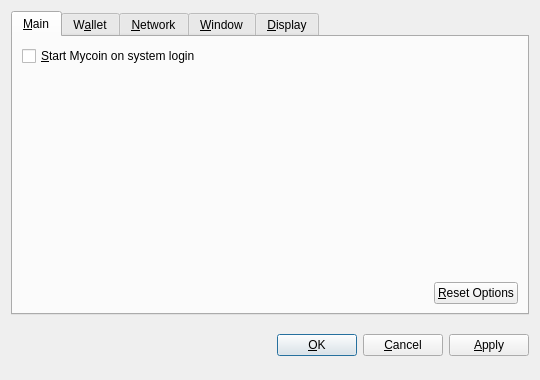
<?xml version="1.0" encoding="UTF-8"?>
<ui version="4.0">
 <class>OptionsDialog</class>
 <widget class="QDialog" name="OptionsDialog">
  <property name="geometry">
   <rect>
    <x>0</x>
    <y>0</y>
    <width>540</width>
    <height>380</height>
   </rect>
  </property>
  <property name="windowTitle">
   <string>Options</string>
  </property>
  <property name="modal">
   <bool>true</bool>
  </property>
  <layout class="QVBoxLayout" name="verticalLayout">
   <item>
    <widget class="QTabWidget" name="tabWidget">
     <property name="tabPosition">
      <enum>QTabWidget::North</enum>
     </property>
     <property name="currentIndex">
      <number>0</number>
     </property>
     <widget class="QWidget" name="tabMain">
      <attribute name="title">
       <string>&amp;Main</string>
      </attribute>
      <layout class="QVBoxLayout" name="verticalLayout_Main">
       <item>
        <widget class="QCheckBox" name="bitcoinAtStartup">
         <property name="toolTip">
          <string>Automatically start Mycoin after logging in to the system.</string>
         </property>
         <property name="text">
          <string>&amp;Start Mycoin on system login</string>
         </property>
        </widget>
       </item>
       <item>
        <spacer name="verticalSpacer_Main">
         <property name="orientation">
          <enum>Qt::Vertical</enum>
         </property>
         <property name="sizeHint" stdset="0">
          <size>
           <width>20</width>
           <height>40</height>
          </size>
         </property>
        </spacer>
       </item>
       <item>
        <layout class="QHBoxLayout" name="horizontalLayout_2_Main">
         <item>
          <spacer name="horizontalSpacer_2_Main">
           <property name="orientation">
            <enum>Qt::Horizontal</enum>
           </property>
           <property name="sizeHint" stdset="0">
            <size>
             <width>40</width>
             <height>20</height>
            </size>
           </property>
          </spacer>
         </item>
         <item>
          <widget class="QPushButton" name="resetButton">
           <property name="toolTip">
            <string>Reset all client options to default.</string>
           </property>
           <property name="text">
            <string>&amp;Reset Options</string>
           </property>
           <property name="autoDefault">
            <bool>false</bool>
           </property>
          </widget>
         </item>
        </layout>
       </item>
      </layout>
     </widget>
     <widget class="QWidget" name="tabWallet">
      <attribute name="title">
       <string>W&amp;allet</string>
      </attribute>
      <layout class="QVBoxLayout" name="verticalLayout_Network">
       <item>
        <widget class="QLabel" name="transactionFeeInfoLabel">
         <property name="text">
          <string>Optional transaction fee per kB that helps make sure your transactions are processed quickly. Most transactions are 1 kB.</string>
         </property>
         <property name="textFormat">
          <enum>Qt::PlainText</enum>
         </property>
         <property name="wordWrap">
          <bool>true</bool>
         </property>
        </widget>
       </item>
       <item>
        <layout class="QHBoxLayout" name="horizontalLayout_1_Main">
         <item>
          <widget class="QLabel" name="transactionFeeLabel">
           <property name="text">
            <string>Pay transaction &amp;fee</string>
           </property>
           <property name="textFormat">
            <enum>Qt::PlainText</enum>
           </property>
           <property name="buddy">
            <cstring>transactionFee</cstring>
           </property>
          </widget>
         </item>
         <item>
          <widget class="BitcoinAmountField" name="transactionFee"/>
         </item>
         <item>
          <spacer name="horizontalSpacer_1_Main">
           <property name="orientation">
            <enum>Qt::Horizontal</enum>
           </property>
           <property name="sizeHint" stdset="0">
            <size>
             <width>40</width>
             <height>20</height>
            </size>
           </property>
          </spacer>
         </item>
        </layout>
       </item>
       <item>
        <widget class="QLabel" name="label">
         <property name="text">
          <string>If you disable the spending of unconfirmed change, the change from a transaction cannot be used until that transaction has at least one confirmation. This also affects how your balance is computed.</string>
         </property>
         <property name="wordWrap">
          <bool>true</bool>
         </property>
        </widget>
       </item>
       <item>
        <widget class="QCheckBox" name="spendZeroConfChange">
         <property name="text">
          <string>Spend unconfirmed change  (experts only)</string>
         </property>
        </widget>
       </item>
       <item>
        <spacer name="verticalSpacer">
         <property name="orientation">
          <enum>Qt::Vertical</enum>
         </property>
         <property name="sizeHint" stdset="0">
          <size>
           <width>20</width>
           <height>40</height>
          </size>
         </property>
        </spacer>
       </item>
      </layout>
     </widget>
     <widget class="QWidget" name="tabNetwork">
      <attribute name="title">
       <string>&amp;Network</string>
      </attribute>
      <layout class="QVBoxLayout" name="verticalLayout_Network">
       <item>
        <widget class="QCheckBox" name="mapPortUpnp">
         <property name="toolTip">
          <string>Automatically open the Mycoin client port on the router. This only works when your router supports UPnP and it is enabled.</string>
         </property>
         <property name="text">
          <string>Map port using &amp;UPnP</string>
         </property>
        </widget>
       </item>
       <item>
        <widget class="QCheckBox" name="connectSocks">
         <property name="toolTip">
          <string>Connect to the Mycoin network through a SOCKS proxy (e.g. when connecting through Tor).</string>
         </property>
         <property name="text">
          <string>&amp;Connect through SOCKS proxy:</string>
         </property>
        </widget>
       </item>
       <item>
        <layout class="QHBoxLayout" name="horizontalLayout_Network">
         <item>
          <widget class="QLabel" name="proxyIpLabel">
           <property name="text">
            <string>Proxy &amp;IP:</string>
           </property>
           <property name="textFormat">
            <enum>Qt::PlainText</enum>
           </property>
           <property name="buddy">
            <cstring>proxyIp</cstring>
           </property>
          </widget>
         </item>
         <item>
          <widget class="QValidatedLineEdit" name="proxyIp">
           <property name="maximumSize">
            <size>
             <width>140</width>
             <height>16777215</height>
            </size>
           </property>
           <property name="toolTip">
            <string>IP address of the proxy (e.g. 127.0.0.1)</string>
           </property>
          </widget>
         </item>
         <item>
          <widget class="QLabel" name="proxyPortLabel">
           <property name="text">
            <string>&amp;Port:</string>
           </property>
           <property name="textFormat">
            <enum>Qt::PlainText</enum>
           </property>
           <property name="buddy">
            <cstring>proxyPort</cstring>
           </property>
          </widget>
         </item>
         <item>
          <widget class="QLineEdit" name="proxyPort">
           <property name="maximumSize">
            <size>
             <width>55</width>
             <height>16777215</height>
            </size>
           </property>
           <property name="toolTip">
            <string>Port of the proxy (e.g. 9050)</string>
           </property>
          </widget>
         </item>
         <item>
          <widget class="QLabel" name="socksVersionLabel">
           <property name="text">
            <string>SOCKS &amp;Version:</string>
           </property>
           <property name="textFormat">
            <enum>Qt::PlainText</enum>
           </property>
           <property name="buddy">
            <cstring>socksVersion</cstring>
           </property>
          </widget>
         </item>
         <item>
          <widget class="QValueComboBox" name="socksVersion">
           <property name="toolTip">
            <string>SOCKS version of the proxy (e.g. 5)</string>
           </property>
          </widget>
         </item>
         <item>
          <spacer name="horizontalSpacer_Network">
           <property name="orientation">
            <enum>Qt::Horizontal</enum>
           </property>
           <property name="sizeHint" stdset="0">
            <size>
             <width>40</width>
             <height>20</height>
            </size>
           </property>
          </spacer>
         </item>
        </layout>
       </item>
       <item>
        <spacer name="verticalSpacer_Network">
         <property name="orientation">
          <enum>Qt::Vertical</enum>
         </property>
         <property name="sizeHint" stdset="0">
          <size>
           <width>20</width>
           <height>40</height>
          </size>
         </property>
        </spacer>
       </item>
      </layout>
     </widget>
     <widget class="QWidget" name="tabWindow">
      <attribute name="title">
       <string>&amp;Window</string>
      </attribute>
      <layout class="QVBoxLayout" name="verticalLayout_Window">
       <item>
        <widget class="QCheckBox" name="minimizeToTray">
         <property name="toolTip">
          <string>Show only a tray icon after minimizing the window.</string>
         </property>
         <property name="text">
          <string>&amp;Minimize to the tray instead of the taskbar</string>
         </property>
        </widget>
       </item>
       <item>
        <widget class="QCheckBox" name="minimizeOnClose">
         <property name="toolTip">
          <string>Minimize instead of exit the application when the window is closed. When this option is enabled, the application will be closed only after selecting Quit in the menu.</string>
         </property>
         <property name="text">
          <string>M&amp;inimize on close</string>
         </property>
        </widget>
       </item>
       <item>
        <spacer name="verticalSpacer_Window">
         <property name="orientation">
          <enum>Qt::Vertical</enum>
         </property>
         <property name="sizeHint" stdset="0">
          <size>
           <width>20</width>
           <height>40</height>
          </size>
         </property>
        </spacer>
       </item>
      </layout>
     </widget>
     <widget class="QWidget" name="tabDisplay">
      <attribute name="title">
       <string>&amp;Display</string>
      </attribute>
      <layout class="QVBoxLayout" name="verticalLayout_Display">
       <item>
        <layout class="QHBoxLayout" name="horizontalLayout_1_Display">
         <item>
          <widget class="QLabel" name="langLabel">
           <property name="text">
            <string>User Interface &amp;language:</string>
           </property>
           <property name="textFormat">
            <enum>Qt::PlainText</enum>
           </property>
           <property name="buddy">
            <cstring>lang</cstring>
           </property>
          </widget>
         </item>
         <item>
          <widget class="QValueComboBox" name="lang">
           <property name="toolTip">
            <string>The user interface language can be set here. This setting will take effect after restarting Mycoin.</string>
           </property>
          </widget>
         </item>
        </layout>
       </item>
       <item>
        <layout class="QHBoxLayout" name="horizontalLayout_2_Display">
         <item>
          <widget class="QLabel" name="unitLabel">
           <property name="text">
            <string>&amp;Unit to show amounts in:</string>
           </property>
           <property name="textFormat">
            <enum>Qt::PlainText</enum>
           </property>
           <property name="buddy">
            <cstring>unit</cstring>
           </property>
          </widget>
         </item>
         <item>
          <widget class="QValueComboBox" name="unit">
           <property name="toolTip">
            <string>Choose the default subdivision unit to show in the interface and when sending coins.</string>
           </property>
          </widget>
         </item>
        </layout>
       </item>
       <item>
        <widget class="QCheckBox" name="displayAddresses">
         <property name="toolTip">
          <string>Whether to show Mycoin addresses in the transaction list or not.</string>
         </property>
         <property name="text">
          <string>&amp;Display addresses in transaction list</string>
         </property>
        </widget>
       </item>
       <item>
        <widget class="QCheckBox" name="coinControlFeatures">
         <property name="toolTip">
          <string>Whether to show coin control features or not.</string>
         </property>
         <property name="text">
          <string>Display coin &amp;control features (experts only!)</string>
         </property>
        </widget>
       </item>
       <item>
        <spacer name="verticalSpacer_Display">
         <property name="orientation">
          <enum>Qt::Vertical</enum>
         </property>
         <property name="sizeHint" stdset="0">
          <size>
           <width>20</width>
           <height>40</height>
          </size>
         </property>
        </spacer>
       </item>
      </layout>
     </widget>
    </widget>
   </item>
   <item>
    <layout class="QHBoxLayout" name="horizontalLayout_Buttons">
     <item>
      <spacer name="horizontalSpacer_1">
       <property name="orientation">
        <enum>Qt::Horizontal</enum>
       </property>
       <property name="sizeHint" stdset="0">
        <size>
         <width>40</width>
         <height>48</height>
        </size>
       </property>
      </spacer>
     </item>
     <item>
      <widget class="QLabel" name="statusLabel">
       <property name="font">
        <font>
         <weight>75</weight>
         <bold>true</bold>
        </font>
       </property>
       <property name="text">
        <string/>
       </property>
       <property name="textFormat">
        <enum>Qt::PlainText</enum>
       </property>
       <property name="wordWrap">
        <bool>true</bool>
       </property>
      </widget>
     </item>
     <item>
      <spacer name="horizontalSpacer_2">
       <property name="orientation">
        <enum>Qt::Horizontal</enum>
       </property>
       <property name="sizeHint" stdset="0">
        <size>
         <width>40</width>
         <height>48</height>
        </size>
       </property>
      </spacer>
     </item>
     <item>
      <widget class="QPushButton" name="okButton">
       <property name="text">
        <string>&amp;OK</string>
       </property>
      </widget>
     </item>
     <item>
      <widget class="QPushButton" name="cancelButton">
       <property name="text">
        <string>&amp;Cancel</string>
       </property>
       <property name="autoDefault">
        <bool>false</bool>
       </property>
      </widget>
     </item>
     <item>
      <widget class="QPushButton" name="applyButton">
       <property name="text">
        <string>&amp;Apply</string>
       </property>
       <property name="autoDefault">
        <bool>false</bool>
       </property>
      </widget>
     </item>
    </layout>
   </item>
  </layout>
 </widget>
 <customwidgets>
  <customwidget>
   <class>BitcoinAmountField</class>
   <extends>QSpinBox</extends>
   <header>bitcoinamountfield.h</header>
  </customwidget>
  <customwidget>
   <class>QValueComboBox</class>
   <extends>QComboBox</extends>
   <header>qvaluecombobox.h</header>
  </customwidget>
  <customwidget>
   <class>QValidatedLineEdit</class>
   <extends>QLineEdit</extends>
   <header>qvalidatedlineedit.h</header>
  </customwidget>
 </customwidgets>
 <resources/>
 <connections/>
</ui>
